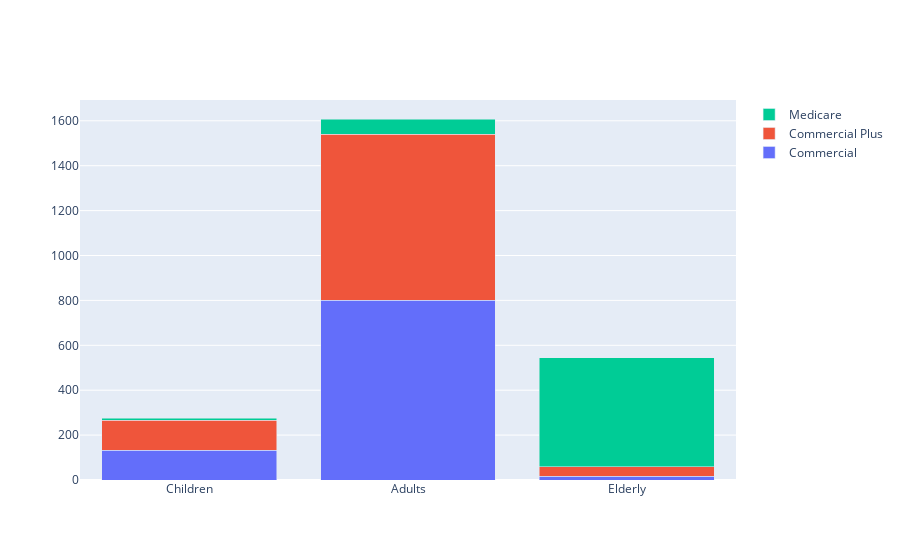

Notebook code cell kept with this figure:
### Code cell
from graphviz import render


df = pd.read_csv('Anesthesiology_Month_10_dent.csv')

df_young = (df.loc[(df['PatientDOB'] > '2000-1-1')])
young_insurance = dict(df_young['LineOfBusiness'].value_counts())

df_adult = (df.loc[(df['PatientDOB'] <= '2020-1-1') & (df['PatientDOB'] > '1957-1-1')])
adult_insurance = dict(df_adult['LineOfBusiness'].value_counts())
 
df_elderly = (df.loc[(df['PatientDOB'] <= '1957-1-1')])
elderly_insurance = dict(df_elderly['LineOfBusiness'].value_counts())

age_bin=['Children', 'Adults', 'Elderly']

fig = go.Figure(data=[
    go.Bar(name='Commercial', x=age_bin, y=[young_insurance["Commercial"], adult_insurance["Commercial"], elderly_insurance["Commercial"]]),
    go.Bar(name='Commercial Plus', x=age_bin, y=[young_insurance["Commercial Plus"], adult_insurance["Commercial Plus"], elderly_insurance["Commercial Plus"]]),
    go.Bar(name='Medicare', x=age_bin, y=[young_insurance["Medicare"], adult_insurance["Medicare"], elderly_insurance["Medicare"]])
    
])
fig.update_layout(barmode='stack')
fig.write_html("insurance_type_by_age_plot.html")
imgplot = plt.imshow(mpimg.imread('insurance_type_by_age_plot.png'))
plt.show()
fig.show()

### Figure 1 — Plotly figure (JSON) as saved in the notebook; plotly's stock layout.template omitted (floating-point values rounded to 4 significant figures)
{"data": [{"name": "Commercial", "type": "bar", "x": ["Children", "Adults", "Elderly"], "y": [133, 800, 17]}, {"name": "Commercial Plus", "type": "bar", "x": ["Children", "Adults", "Elderly"], "y": [133, 739, 43]}, {"name": "Medicare", "type": "bar", "x": ["Children", "Adults", "Elderly"], "y": [8, 69, 484]}], "layout": {"barmode": "stack"}}
